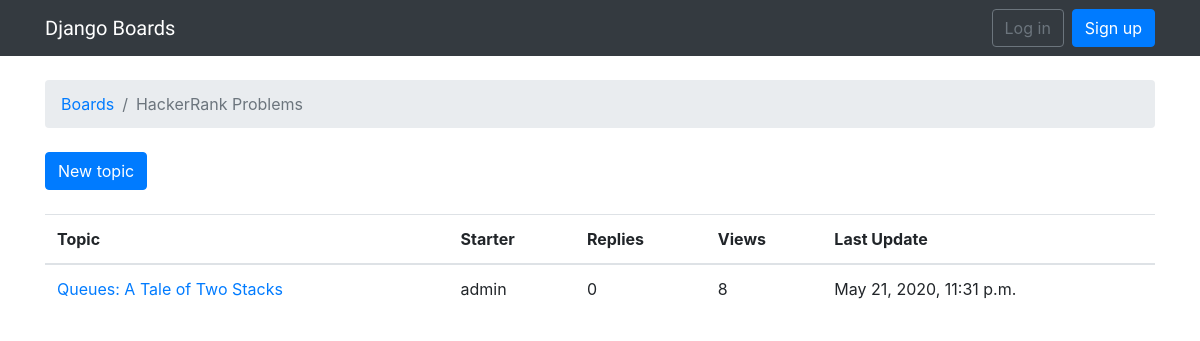
/boards/3/, run on the app's committed database.
### board/models.py (models this page shows, shortened)
class Board(models.Model):
    name = models.CharField(max_length=30, unique=True)
    description = models.CharField(max_length=100)

class Topic(models.Model):
    subject = models.CharField(max_length=255)
    last_updated = models.DateTimeField(auto_now_add=True)
    board = models.ForeignKey(Board, on_delete=models.CASCADE,related_name='topics')
    starter = models.ForeignKey(User, on_delete=models.PROTECT,related_name='topics')
    last_updated = models.DateTimeField(auto_now_add=True)
    views = models.PositiveIntegerField(default=0)

### board/views.py (the view)
# urls.py: path('boards/<pk>/',views.board_topics,name='board_topics'),
def board_topics(request, pk):
    board = get_object_or_404(Board, pk=pk)
    queryset = board.topics.order_by('-last_updated').annotate(replies=Count('posts') - 1)
    page = request.GET.get('page', 1)
    paginator = Paginator(queryset, 10
    )
    try:
        topics = paginator.page(page)
    except PageNotAnInteger:
        topics = paginator.page(1)
    except EmptyPage:
        topics = paginator.page(paginator.num_pages)
    return render(request, 'topics.html', {'board': board,'topics':topics})

### templates/topics.html (shortened to what this page needs)
{% extends 'base.html' %}
{% block breadcrumb %}
  <li class="breadcrumb-item"><a href="{% url 'home' %}">Boards</a></li>
  <li class="breadcrumb-item active">{{ board.name }}</li>
{% endblock %}
{% block content %}
  <div class="mb-4">
    <a href="{% url 'new_topic' board.pk %}" class="btn btn-primary">New topic</a>
  </div>
  <table class="table">
    <thead class="thead-inverse">
      <tr>
        <th>Topic</th>
        <th>Starter</th>
        <th>Replies</th>
        <th>Views</th>
        <th>Last Update</th>
      </tr>
    </thead>
    <tbody>
      {% for topic in topics %}
        <tr>
          <td><a href="{% url 'topic_posts' board.pk topic.pk %}">{{ topic.subject }}</a></td>
          <td>{{ topic.starter.username }}</td>
          <td>{{ topic.replies }}</td>
          <td>{{ topic.views }}</td>
          <td>{{ topic.last_updated }}</td>
        </tr>
      {% endfor %}
    </tbody>
  </table>
{% endblock %}

### data on the page
Board: name "HackerRank Problems"
Topic: subject "Queues: A Tale of Two Stacks", starter.username "admin", replies "0", views "8", last_updated "May 21, 2020, 11:31 p.m."
